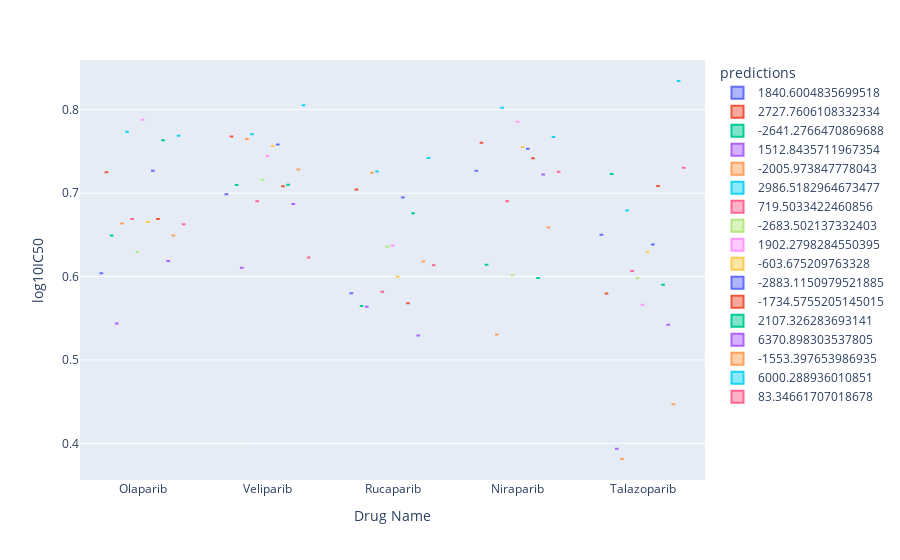

This figure's notebook cell:
### Code cell
merged = parpi_resp_filt.merge(breast_filt.reset_index(), left_on='Cell Line Name', right_on='index')
px.box(merged, x = 'Drug Name', y = 'log10IC50', color = 'predictions')

### Figure 1 — Plotly figure (JSON) as saved in the notebook; plotly's stock layout.template omitted (floating-point values rounded to 4 significant figures)
{"data": [{"alignmentgroup": "True", "hovertemplate": "predictions=1840.6004835699518<br>Drug Name=%{x}<br>log10IC50=%{y}<extra></extra>", "legendgroup": "1840.6004835699518", "marker": {"color": "#636efa"}, "name": "1840.6004835699518", "notched": false, "offsetgroup": "1840.6004835699518", "orientation": "v", "showlegend": true, "type": "box", "x": ["Olaparib", "Veliparib", "Rucaparib", "Niraparib", "Talazoparib"], "x0": " ", "xaxis": "x", "y": [0.604, 0.6988, 0.58, 0.7268, 0.6502], "y0": " ", "yaxis": "y"}, {"alignmentgroup": "True", "hovertemplate": "predictions=2727.7606108332334<br>Drug Name=%{x}<br>log10IC50=%{y}<extra></extra>", "legendgroup": "2727.7606108332334", "marker": {"color": "#EF553B"}, "name": "2727.7606108332334", "notched": false, "offsetgroup": "2727.7606108332334", "orientation": "v", "showlegend": true, "type": "box", "x": ["Olaparib", "Veliparib", "Rucaparib", "Niraparib", "Talazoparib"], "x0": " ", "xaxis": "x", "y": [0.7249, 0.7679, 0.7043, 0.7606, 0.5795], "y0": " ", "yaxis": "y"}, {"alignmentgroup": "True", "hovertemplate": "predictions=-2641.2766470869688<br>Drug Name=%{x}<br>log10IC50=%{y}<extra></extra>", "legendgroup": "-2641.2766470869688", "marker": {"color": "#00cc96"}, "name": "-2641.2766470869688", "notched": false, "offsetgroup": "-2641.2766470869688", "orientation": "v", "showlegend": true, "type": "box", "x": ["Olaparib", "Veliparib", "Rucaparib", "Niraparib", "Talazoparib"], "x0": " ", "xaxis": "x", "y": [0.6493, 0.7099, 0.5648, 0.614, 0.7231], "y0": " ", "yaxis": "y"}, {"alignmentgroup": "True", "hovertemplate": "predictions=1512.8435711967354<br>Drug Name=%{x}<br>log10IC50=%{y}<extra></extra>", "legendgroup": "1512.8435711967354", "marker": {"color": "#ab63fa"}, "name": "1512.8435711967354", "notched": false, "offsetgroup": "1512.8435711967354", "orientation": "v", "showlegend": true, "type": "box", "x": ["Olaparib", "Veliparib", "Rucaparib", "Talazoparib"], "x0": " ", "xaxis": "x", "y": [0.5436, 0.6104, 0.5638, 0.3936], "y0": " ", "yaxis": "y"}, {"alignmentgroup": "True", "hovertemplate": "predictions=-2005.973847778043<br>Drug Name=%{x}<br>log10IC50=%{y}<extra></extra>", "legendgroup": "-2005.973847778043", "marker": {"color": "#FFA15A"}, "name": "-2005.973847778043", "notched": false, "offsetgroup": "-2005.973847778043", "orientation": "v", "showlegend": true, "type": "box", "x": ["Olaparib", "Veliparib", "Rucaparib", "Niraparib", "Talazoparib"], "x0": " ", "xaxis": "x", "y": [0.6636, 0.765, 0.7243, 0.5304, 0.3812], "y0": " ", "yaxis": "y"}, {"alignmentgroup": "True", "hovertemplate": "predictions=2986.5182964673477<br>Drug Name=%{x}<br>log10IC50=%{y}<extra></extra>", "legendgroup": "2986.5182964673477", "marker": {"color": "#19d3f3"}, "name": "2986.5182964673477", "notched": false, "offsetgroup": "2986.5182964673477", "orientation": "v", "showlegend": true, "type": "box", "x": ["Olaparib", "Veliparib", "Rucaparib", "Niraparib", "Talazoparib"], "x0": " ", "xaxis": "x", "y": [0.7735, 0.7706, 0.7259, 0.8025, 0.6793], "y0": " ", "yaxis": "y"}, {"alignmentgroup": "True", "hovertemplate": "predictions=719.5033422460856<br>Drug Name=%{x}<br>log10IC50=%{y}<extra></extra>", "legendgroup": "719.5033422460856", "marker": {"color": "#FF6692"}, "name": "719.5033422460856", "notched": false, "offsetgroup": "719.5033422460856", "orientation": "v", "showlegend": true, "type": "box", "x": ["Olaparib", "Veliparib", "Rucaparib", "Niraparib", "Talazoparib"], "x0": " ", "xaxis": "x", "y": [0.669, 0.6903, 0.5817, 0.6903, 0.6066], "y0": " ", "yaxis": "y"}, {"alignmentgroup": "True", "hovertemplate": "predictions=-2683.502137332403<br>Drug Name=%{x}<br>log10IC50=%{y}<extra></extra>", "legendgroup": "-2683.502137332403", "marker": {"color": "#B6E880"}, "name": "-2683.502137332403", "notched": false, "offsetgroup": "-2683.502137332403", "orientation": "v", "showlegend": true, "type": "box", "x": ["Olaparib", "Veliparib", "Rucaparib", "Niraparib", "Talazoparib"], "x0": " ", "xaxis": "x", "y": [0.6295, 0.716, 0.6358, 0.6014, 0.5979], "y0": " ", "yaxis": "y"}, {"alignmentgroup": "True", "hovertemplate": "predictions=1902.2798284550395<br>Drug Name=%{x}<br>log10IC50=%{y}<extra></extra>", "legendgroup": "1902.2798284550395", "marker": {"color": "#FF97FF"}, "name": "1902.2798284550395", "notched": false, "offsetgroup": "1902.2798284550395", "orientation": "v", "showlegend": true, "type": "box", "x": ["Olaparib", "Veliparib", "Rucaparib", "Niraparib", "Talazoparib"], "x0": " ", "xaxis": "x", "y": [0.788, 0.7445, 0.6373, 0.7855, 0.5662], "y0": " ", "yaxis": "y"}, {"alignmentgroup": "True", "hovertemplate": "predictions=-603.675209763328<br>Drug Name=%{x}<br>log10IC50=%{y}<extra></extra>", "legendgroup": "-603.675209763328", "marker": {"color": "#FECB52"}, "name": "-603.675209763328", "notched": false, "offsetgroup": "-603.675209763328", "orientation": "v", "showlegend": true, "type": "box", "x": ["Olaparib", "Veliparib", "Rucaparib", "Niraparib", "Talazoparib"], "x0": " ", "xaxis": "x", "y": [0.6654, 0.7564, 0.5998, 0.7555, 0.6292], "y0": " ", "yaxis": "y"}, {"alignmentgroup": "True", "hovertemplate": "predictions=-2883.1150979521885<br>Drug Name=%{x}<br>log10IC50=%{y}<extra></extra>", "legendgroup": "-2883.1150979521885", "marker": {"color": "#636efa"}, "name": "-2883.1150979521885", "notched": false, "offsetgroup": "-2883.1150979521885", "orientation": "v", "showlegend": true, "type": "box", "x": ["Olaparib", "Veliparib", "Rucaparib", "Niraparib", "Talazoparib"], "x0": " ", "xaxis": "x", "y": [0.727, 0.7583, 0.6947, 0.7532, 0.6385], "y0": " ", "yaxis": "y"}, {"alignmentgroup": "True", "hovertemplate": "predictions=-1734.5755205145015<br>Drug Name=%{x}<br>log10IC50=%{y}<extra></extra>", "legendgroup": "-1734.5755205145015", "marker": {"color": "#EF553B"}, "name": "-1734.5755205145015", "notched": false, "offsetgroup": "-1734.5755205145015", "orientation": "v", "showlegend": true, "type": "box", "x": ["Olaparib", "Veliparib", "Rucaparib", "Niraparib", "Talazoparib"], "x0": " ", "xaxis": "x", "y": [0.669, 0.7082, 0.5681, 0.7418, 0.7086], "y0": " ", "yaxis": "y"}, {"alignmentgroup": "True", "hovertemplate": "predictions=2107.326283693141<br>Drug Name=%{x}<br>log10IC50=%{y}<extra></extra>", "legendgroup": "2107.326283693141", "marker": {"color": "#00cc96"}, "name": "2107.326283693141", "notched": false, "offsetgroup": "2107.326283693141", "orientation": "v", "showlegend": true, "type": "box", "x": ["Olaparib", "Veliparib", "Rucaparib", "Niraparib", "Talazoparib"], "x0": " ", "xaxis": "x", "y": [0.7636, 0.7101, 0.676, 0.5983, 0.5902], "y0": " ", "yaxis": "y"}, {"alignmentgroup": "True", "hovertemplate": "predictions=6370.898303537805<br>Drug Name=%{x}<br>log10IC50=%{y}<extra></extra>", "legendgroup": "6370.898303537805", "marker": {"color": "#ab63fa"}, "name": "6370.898303537805", "notched": false, "offsetgroup": "6370.898303537805", "orientation": "v", "showlegend": true, "type": "box", "x": ["Olaparib", "Veliparib", "Rucaparib", "Niraparib", "Talazoparib"], "x0": " ", "xaxis": "x", "y": [0.6186, 0.6869, 0.5294, 0.7223, 0.5421], "y0": " ", "yaxis": "y"}, {"alignmentgroup": "True", "hovertemplate": "predictions=-1553.397653986935<br>Drug Name=%{x}<br>log10IC50=%{y}<extra></extra>", "legendgroup": "-1553.397653986935", "marker": {"color": "#FFA15A"}, "name": "-1553.397653986935", "notched": false, "offsetgroup": "-1553.397653986935", "orientation": "v", "showlegend": true, "type": "box", "x": ["Olaparib", "Veliparib", "Rucaparib", "Niraparib", "Talazoparib"], "x0": " ", "xaxis": "x", "y": [0.6493, 0.7284, 0.6181, 0.6588, 0.4469], "y0": " ", "yaxis": "y"}, {"alignmentgroup": "True", "hovertemplate": "predictions=6000.288936010851<br>Drug Name=%{x}<br>log10IC50=%{y}<extra></extra>", "legendgroup": "6000.288936010851", "marker": {"color": "#19d3f3"}, "name": "6000.288936010851", "notched": false, "offsetgroup": "6000.288936010851", "orientation": "v", "showlegend": true, "type": "box", "x": ["Olaparib", "Veliparib", "Rucaparib", "Niraparib", "Talazoparib"], "x0": " ", "xaxis": "x", "y": [0.7688, 0.8053, 0.7421, 0.7674, 0.8345], "y0": " ", "yaxis": "y"}, {"alignmentgroup": "True", "hovertemplate": "predictions=83.34661707018678<br>Drug Name=%{x}<br>log10IC50=%{y}<extra></extra>", "legendgroup": "83.34661707018678", "marker": {"color": "#FF6692"}, "name": "83.34661707018678", "notched": false, "offsetgroup": "83.34661707018678", "orientation": "v", "showlegend": true, "type": "box", "x": ["Olaparib", "Veliparib", "Rucaparib", "Niraparib", "Talazoparib"], "x0": " ", "xaxis": "x", "y": [0.6627, 0.6228, 0.6137, 0.7256, 0.7306], "y0": " ", "yaxis": "y"}], "layout": {"boxmode": "group", "legend": {"title": {"text": "predictions"}, "tracegroupgap": 0}, "margin": {"t": 60}, "xaxis": {"anchor": "y", "domain": [0, 1], "title": {"text": "Drug Name"}}, "yaxis": {"anchor": "x", "domain": [0, 1], "title": {"text": "log10IC50"}}}}
